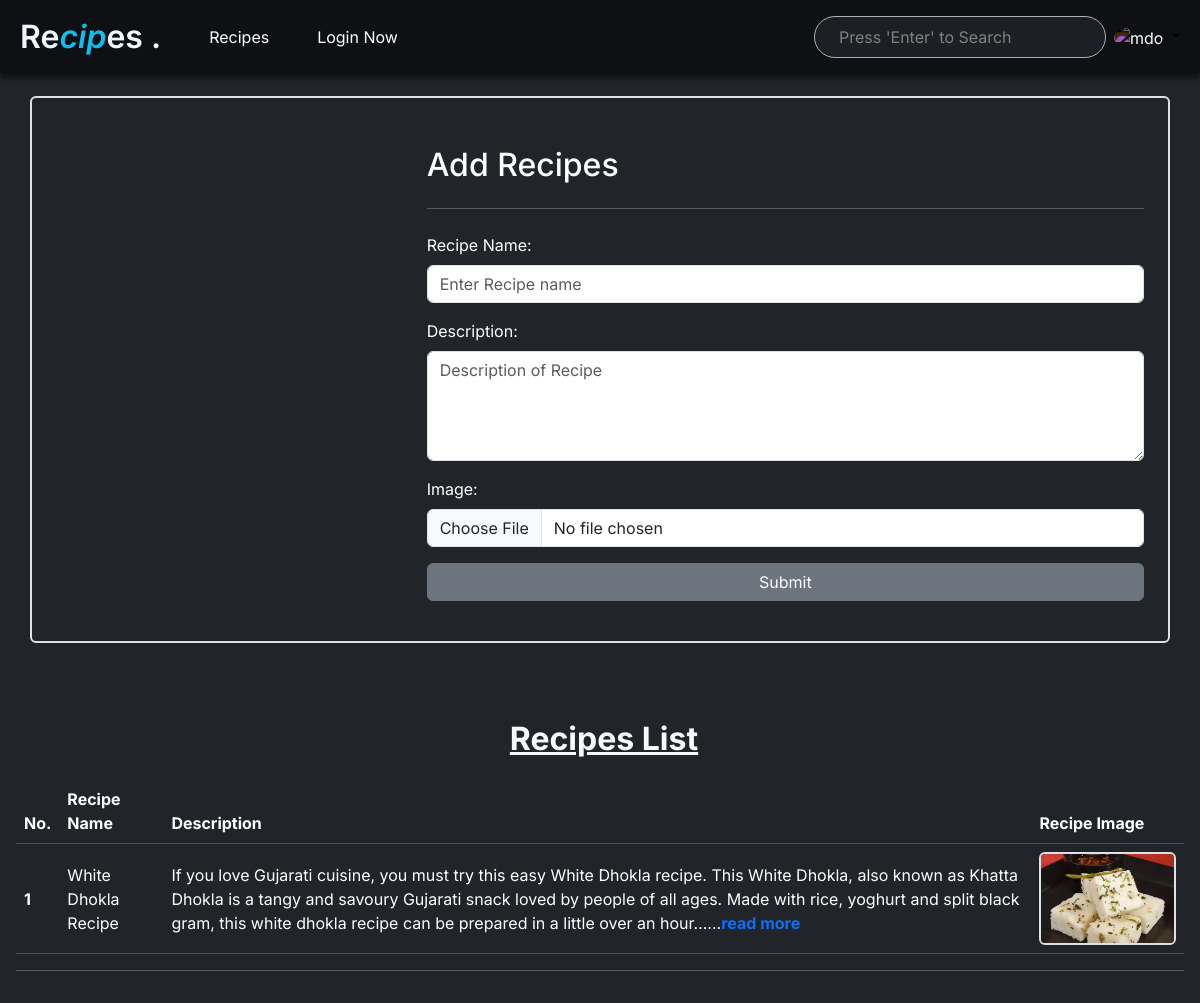
The app's page /recipes/ with its own data.
### vege/models.py (models this page shows, shortened)
class Recipe(models.Model):
    user = models.ForeignKey(User, on_delete=models.SET_NULL, null=True, blank=True)
    recipe_name = models.CharField(max_length=150)
    recipe_description = models.CharField(max_length=1000)
    recipe_image = models.ImageField(upload_to="vege/recipe_images/")

### vege/views.py (the view, shortened to what this page needs)
# urls.py: 2. Add a URL to urlpatterns:  path('', views.home, name='home')
def home(request):
    recipeQuerySet = Recipe.objects.all()
    context = {'recipes':recipeQuerySet}
    return render(request, "vege/index.html", context)

### templates/vege/index.html (shortened to what this page needs)
{% extends "base.html" %}
{% load static %}
{% block body %}
        {% block form %}
            <div class="container-fluid text-bg-dark py-3">
                <div class="container mx-auto row border rounded border-2 pt-3">
                    <div class="card border-0 col-lg-8 col-12 text-bg-dark py-4 my-2 order-last">
                            <form action="/recipes/" method="post" enctype="multipart/form-data" class="card text-bg-dark border-0">
                                <h2>{% block formTag %}Add Recipes{% endblock formTag %}</h2>
                                <hr>
                                <div class="form-group my-2">
                                    <label for="recipe-name" class="form-label">Recipe Name:</label>
                                    <input type="text" name="recipe_name" class="form-control" id="recipe-name" placeholder="Enter Recipe name" required>
                                </div>
                                <div class="form-group my-2">
                                    <label for="recipe-description" class="form-label">Description:</label>
                                    <textarea name="recipe_des" class="form-control" id="recipe-description" rows="4" cols="50" placeholder="Description of Recipe" required></textarea>
                                </div>
                                <div class="form-group my-2">
                                    <label for="recipe-image" class="form-label">Image:</label>
                                    <input type="file" name="recipe_image" class="form-control" id="recipe-image">
                                </div>
                                <button type="submit" class="btn btn-secondary my-2">Submit</button>
                            </form>
                        </div>
                    <div class="col-lg-4 col-12">
                    </div>
                </div>
            </div>
        {% endblock form %}
    {% block recipe_table %}
        <div class="text-bg-dark p-3 pt-5">
            {% if recipes|length is 0 %}
                    <h1 class="text-center">No Recipes Found!</h1>
                    <h4 class="text-center">Please Add some!</h4>
            {% else %}
            <table class="table rounded table-hover align-middle caption-top table-dark">
                <caption class="fs-2 mb-2 ps-2 fw-bold text-light text-center"><u>Recipes List</u></caption>
                <thead class="table-dark">
                    <tr>
                        <th scope="col">No.</th>
                        <th scope="col">Recipe Name</th>
                        <th scope="col">Description</th>
                        <th scope="col">Recipe Image</th>
                    </tr>
                </thead>
                <tbody>
                    {% for recipe in recipes %}
                    <tr>
                        <th scope="row">{{forloop.counter}}</th>
                        <td>{{recipe.recipe_name}}</td>
                        <td>{{recipe.recipe_description|truncatechars:300}}...<a href="#" class="text-decoration-none fw-bold">read more</a></td>
                        <td class="text-end"><img src="/media/{{recipe.recipe_image}}" class="img-fluid rounded border border-2" style="width: 300px; height:auto" alt="recipe-image"></td>
                    </tr>
                    {% endfor %}
                </tbody>
            </table>
            {% endif %}
            <hr>
        </div>
    {% endblock recipe_table %}
{% endblock body %}

### templates/base.html (shortened to what this page needs)
<!doctype html>
<html lang="en">
  <head>
    {% load static %}
    <link href="https://cdn.jsdelivr.net/npm/bootstrap@5.3.2/dist/css/bootstrap.min.css" rel="stylesheet">
    <link rel="stylesheet" href="https://cdnjs.cloudflare.com/ajax/libs/font-awesome/6.5.1/css/all.min.css" />
    <link rel="stylesheet" href="{% static '/base/style.css' %}">
  </head>
  <body>
    {% block navbar %}
      <header class="py-2 bg-dark h-100">
        <nav class="navbar navbar-expand-lg px-2">
          <div class="container-fluid">
            <a class="navbar-brand" href="/">Re<i>cip</i>es .</a>
            <div class="collapse navbar-collapse" id="navbarSupportedContent">
              <ul class="navbar-nav ms-2 me-auto mb-2 mb-lg-0">
                <li class="nav-item px-3">
                  <a class="nav-link" href="/recipes">Recipes</a>
                </li>
                {% if not request.user.is_authenticated %}
                <li class="nav-item px-3">
                  <a class="nav-link" href="/login">Login Now</a>
                </li>
                {% endif %}
                <li class="nav-item px-3">
                  <a class="nav-link" href="#">{{request.user.phone_number}}</a>
                </li>
              </ul>
              <form class="d-flex align-items-center" role="search" action="/search" method="get">
                  <div class="form-group me-2">
                    <input class="form-control me-2 p-2 px-4" name="query" type="search" placeholder="Press 'Enter' to Search" aria-label="Search">
                  </div>
                {% if request.user.is_authenticated %}
                    <div class="flex-shrink-0 dropdown">
                      <a href="#" class="d-block link-body-emphasis text-decoration-none dropdown-toggle" data-bs-toggle="dropdown" aria-expanded="true">
                        <img src="{% static '/images/user.png' %}" alt="mdo" width="32" height="32" class="rounded-circle" style="filter:invert(1);">
                      </a>
                      <ul class="dropdown-menu dropdown-menu-dark text-small text-white shadow" style="position: absolute; inset: 0px 0px auto auto; margin: 0px; transform: translate3d(0px, 34px, 0px);" data-popper-placement="bottom-end">
                        <li><a class="dropdown-item" href="#">My Profile</a></li>
                        <li><a class="dropdown-item" href="#">Saved</a></li>
                        <li><a class="dropdown-item" href="#">Edit Profile</a></li>
                        <li><hr class="dropdown-divider bg-danger"></li>
                        <li><a class="dropdown-item text-danger" href="/logout/">Logout</a></li>
                      </ul>
                    </div>
                  </div>
                {% else %}
                  <div class="flex-shrink-0 dropdown">
                    <a href="#" class="d-block link-body-emphasis text-decoration-none dropdown-toggle" data-bs-toggle="dropdown" aria-expanded="true">
                      <img src="{% static '/images/nouser.png' %}" alt="mdo" width="32" height="32" class="rounded-circle" style="filter:invert(1);">
                    </a>
                  </div>
                </div>
                {% endif %}
            </div>
        </nav>
    </header>
    {% endblock navbar %}
  {% block body %}{% endblock body %}
  </body>
</html>

### static/base/style.css (style rules this page uses)
* { margin: 0; padding: 0; box-sizing: border-box; font-family: 'Inter', sans-serif; }
body { background: #212529; }
.navbar { position: fixed; top: 0; left: 0; width: 100%; background: #0e1013; z-index: 100; backdrop-filter: blur(3px); box-shadow: 0 5px 5px rgba(0, 0, 0, 0.466); }
header { margin-bottom: 4rem; }
.navbar-brand { color: aliceblue; font-family: 'Inter', sans-serif; font-size: 2rem; font-weight: 600; transition: 0.5s; }
.navbar-brand i { color: #0dbff0; transition: 0.5s; }
.nav-item .nav-link { color: #fff; font-family: 'Inter', sans-serif; }
.navbar form input::placeholder { color: gray; }
.navbar form input { background-color: #212529bd; border-radius: 2rem; border: 1.8px solid rgb(177, 177, 177); }

### records on screen
Recipe: recipe_name "White Dhokla Recipe", recipe_description "If you love Gujarati cuisine, you must try this easy White Dhokla recipe. This White Dhokla, also known as Khatta Dhokla is a tangy and savoury Gujarati snack loved by people of all ages. Made with rice, yoghurt and split black gram, this white dhokla recipe can be prepared in a little over an hour…", recipe_image (picture)
